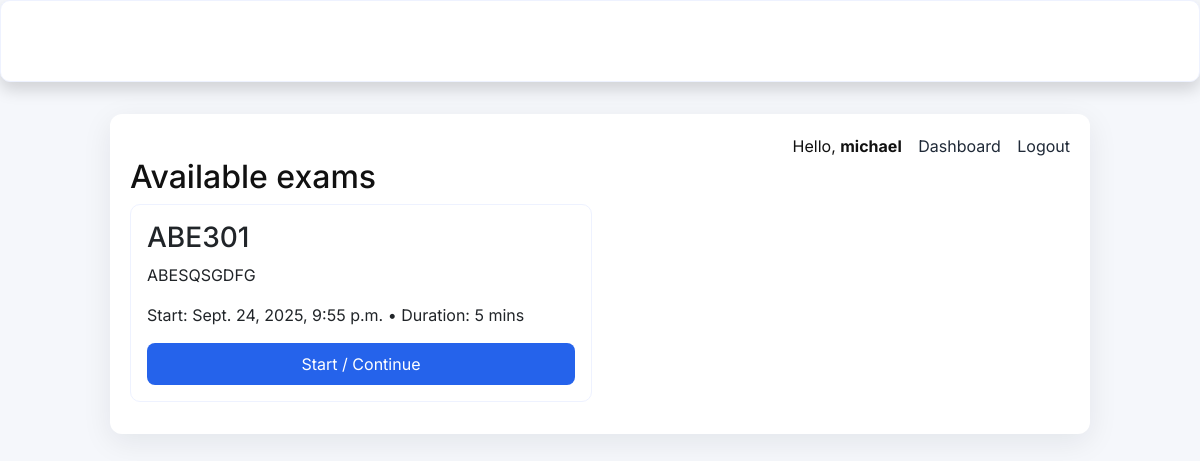
The page /dashboard/ (signed in) on the database its author committed.
### exams/models.py (models this page shows, shortened)
class Exam(models.Model):
    title = models.CharField(max_length=255)
    description = models.TextField(blank=True)
    start_time = models.DateTimeField(null=True, blank=True)
    duration_minutes = models.PositiveIntegerField(default=10)
    created_by = models.ForeignKey(User, on_delete=models.SET_NULL, null=True, related_name='created_exams')

### exams/views.py (the view)
# urls.py: path('dashboard/', views.dashboard, name='dashboard'),
@login_required
def dashboard(request):
    profile = request.user.profile
    if profile.role == 'staff':
        exams = Exam.objects.filter(created_by=request.user)
        doc_form = DocxUploadForm()
        return render(request, 'exams/staff_dashboard.html', {
            'exams': exams,
            'doc_form': doc_form
        })
    else:
        available = Exam.objects.all()
        submissions = StudentSubmission.objects.filter(student=request.user)
        return render(request, 'exams/student_dashboard.html', {
            'exams': available,
            'submissions': submissions
        })

### exams/templates/exams/student_dashboard.html (shortened to what this page needs)
{% extends 'exams/base.html' %}
{% block content %}
<h2>Available exams</h2>
<div class="grid">
  {% for exam in exams %}
  <div class="card">
    <h3>{{ exam.title }}</h3>
    <p>{{ exam.description }}</p>
    <p>Start: {{ exam.start_time }} • Duration: {{ exam.duration_minutes }} mins</p>
    <a class="btn" href="{% url 'exams:exam_detail' exam.id %}">Start / Continue</a>
  </div>
  {% endfor %}
</div>
{% endblock %}

### exams/templates/exams/base.html (shortened to what this page needs)
<!doctype html>
<html>
<head>
  <link href="https://cdn.jsdelivr.net/npm/bootstrap@5.3.0/dist/css/bootstrap.min.css" rel="stylesheet">
<div class="card p-4 shadow">
</div>
</head>
<body>
  <div class="container">
    <header>
      <nav>
        {% if user.is_authenticated %}
          Hello, <strong>{{ user.username }}</strong>
          <a href="{% url 'exams:dashboard' %}">Dashboard</a>
          <a href="{% url 'exams:logout' %}">Logout</a>
        {% else %}
          <a href="{% url 'exams:login' %}">Login</a>
          <a href="{% url 'exams:register' %}">Register</a>
        {% endif %}
      </nav>
    </header>
    <main>
      {% block content %}{% endblock %}
    </main>
  </div>
</body>
</html>

### exams/templates/exams/base.html (style rules this page uses)
body { font-family:Inter,system-ui,Segoe UI,Roboto,Helvetica,Arial;margin:0;background:#f5f7fb;color:#111 }
.container { max-width:980px;margin:32px auto;padding:20px;background:white;border-radius:12px;box-shadow:0 8px 30px rgba(14,30,37,.08) }
header { display:flex;justify-content:space-between;align-items:center }
nav a { margin-left:12px;text-decoration:none;color:#1f2937 }
.btn { display:inline-block;padding:8px 14px;border-radius:8px;background:#2563eb;color:white;text-decoration:none }
.card { padding:16px;border-radius:10px;background:#fff;border:1px solid #eef2ff;margin-bottom:12px }
.grid { display:grid;grid-template-columns:1fr 1fr;gap:16px }

### rows shown on the page
Exam: title "ABE301", description "ABESQSGDFG", start_time "Sept. 24, 2025, 9:55 p.m.", duration_minutes "5"

### other values the page prints
{{ user.username }} "michael"
